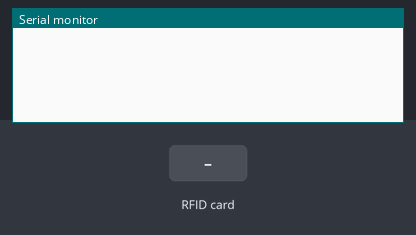
This program was run on a simulated ESP8266 (Wemos D1 mini). Shown: the last lines printed to the serial monitor. The test bench sets the inputs (shaded band).

Above: at 1.3 s.
1.4 s: RFID card 8C 5E E3 7E held to the reader
At 2.7 s:
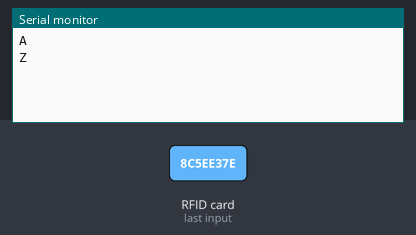
3.0 s: RFID card 5C 29 D1 7D held to the reader
At 4.0 s:
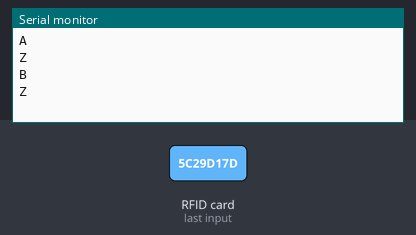
4.5 s: RFID card 8C 51 9A 6E held to the reader
At 5.3 s:
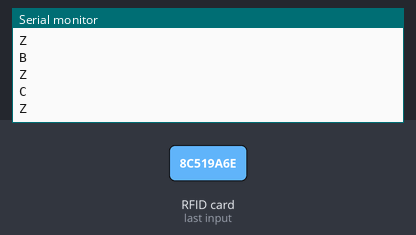

The program:

main.cpp
```cpp
#define DEBUG     0         // 0 = DEBUG OFF, 1 = DEBUG ON
#define RST_PIN   D0
#define SS_PIN    D8

#define TAG1 "8C5EE37E"
#define TAG2 "5C29D17D"
#define TAG3 "8C519A6E"
#define TAG4 "DCD8197C"
#define TAG5 "ACDAE47E"
#define TAG6 "ECB3677C"
// ADD N NUMBER OF TAGS ABOVE

#define NUM_OF_TAGS 6       // Number of tags to be checked

#define REMOVE_COMMAND "Z"  // Command to be executed when a tag is removed

#define COMMAND1 "A"       // Command to be executed when TAG1 is detected
#define COMMAND2 "B"       // Command to be executed when TAG2 is detected
#define COMMAND3 "C"       // Command to be executed when TAG3 is detected
#define COMMAND4 "D"       // Command to be executed when TAG4 is detected
#define COMMAND5 "E"       // Command to be executed when TAG5 is detected
#define COMMAND6 "F"       // Command to be executed when TAG6 is detected


#include <Arduino.h>
#include <SPI.h>
#include <MFRC522.h>

MFRC522 mfrc522(SS_PIN, RST_PIN);   // Create MFRC522 instance


String c_tagID  [] = {TAG1, TAG2, TAG3, TAG4, TAG5, TAG6}; // Array to store the tag IDs
String commands [] = {COMMAND1, COMMAND2, COMMAND3, COMMAND4, COMMAND5, COMMAND6}; // Array to store the commands

String tagID = "";                  // String to store the tag ID

MFRC522::Uid id;                    // Create a struct to store the ID of the card
uint8_t control = 0x00;             // Variable to store the control value

//*****************************************************************************************//
//                                      FUNCTIONS                                        //
/**
 * Checks the tag ID and Serial Print corresponding Command.
 *
 * This function takes a tag ID as input and checks it against predefined tag IDs (TAG1, TAG2, TAG3, TAG4, TAG5, TAG6).
 * If the tag ID matches any of the predefined tags, it prints a corresponding Command to the serial monitor.
 * If the tag ID does not match any of the predefined tags and the DEBUG flag is set, it prints an "Unknown Tag" message to the serial monitor.
 *
 * @param tag_ID The tag ID to be checked.
 */
void checkTag(String tag_ID){
  for (int i = 0; i < NUM_OF_TAGS; i++) {
    if (tag_ID == c_tagID[i]) { Serial.println(); Serial.println(commands[i]); return; }
  }
  if (DEBUG){Serial.println("Unknown Tag");}
}

/**
 * Stores the tag ID by converting the given 8-bit data into a hexadecimal string with leading zeroes.
 *
 * This function takes an array of 8-bit data and its length as parameters.
 * It then converts each byte of the data into a hexadecimal string and concatenates them to form the tag ID.
 * The resulting tag ID is stored in the global variable 'tagID'.
 *
 * @param data Pointer to the array of 8-bit data.
 * @param length Length of the data array.
 */
void storeTag(uint8_t *data, uint8_t length) // prints 8-bit data in hex with leading zeroes
{
  tagID = "";
  for (int i=0; i<length; i++) {
  tagID.concat(String(mfrc522.uid.uidByte[i], HEX)); // Adds the 4 bytes in a single String variable
  }
}


/**
 * Copies the UID and related information from the `mfrc522` object to the provided `id` object.
 *
 * This function initializes the `id` object by setting all its bytes to zero using `memset`.
 * Then, it copies the UID bytes from the `mfrc522` object to the `id` object using `memcpy`.
 * It also sets the `size` and `sak` properties of the `id` object to the corresponding values from the `mfrc522` object.
 *
 * id A pointer to the `MFRC522::Uid` object where the UID and related information will be copied.
 */
void cpid(MFRC522::Uid *id){
  memset(id, 0, sizeof(MFRC522::Uid));
  memcpy(id->uidByte, mfrc522.uid.uidByte, mfrc522.uid.size);
  id->size = mfrc522.uid.size;
  id->sak = mfrc522.uid.sak;
}

/**
 * Reads an RFID card and processes its ID.
 *
 * This function checks for the presence of a new RFID card and reads its serial number.
 * It then processes the card ID by converting it to uppercase, storing it, and checking it against known tags.
 * If a known tag is detected, a specific message is printed. The function also handles the card removal process.
 *
 *  The function includes debug print statements if the DEBUG flag is set.
 */
void readCard(){
  if (!mfrc522.PICC_IsNewCardPresent()) { return; }
  if (!mfrc522.PICC_ReadCardSerial()) { return; }

  cpid(&id);
  storeTag(id.uidByte, id.size);
  tagID.toUpperCase();
  if (DEBUG){ Serial.println("NewCard: "+ tagID); }
  checkTag(tagID);

  while (true) {
    control = 0;
    for (int i = 0; i < 3; i++) {
    if (!mfrc522.PICC_IsNewCardPresent()) {
      if (mfrc522.PICC_ReadCardSerial()){ control |= 0x16; }
      if (mfrc522.PICC_ReadCardSerial()){ control |= 0x16; }
      control += 0x1;
    }
    control += 0x4;
  }
    if (control == 13 || control == 14){}
    else { break; }
  }
  for (int i = 0; i < NUM_OF_TAGS; i++) {
    if (tagID == c_tagID[i]) { Serial.println(); Serial.println(REMOVE_COMMAND); }
  }

  if (DEBUG){ Serial.println("CARD REMOVED"); }
  mfrc522.PICC_HaltA();
  mfrc522.PCD_StopCrypto1();
}

/**
 * Initializes the serial communication, SPI bus, and RFID reader.
 *
 * This function sets up the necessary components for the RFID reader to function.
 * It initializes the serial communication at a baud rate of 115200 for debugging purposes,
 * starts the SPI bus, and initializes the RFID reader. After a short delay, it prints
 * the current antenna gain setting of the RFID reader to the serial monitor.
 */
void setup(){
  Serial.begin(9600);            // Initialize serial communications with the PC
  SPI.begin();                     // Init SPI bus

  // mfrc522.PCD_SetAntennaGain(0x07);
  mfrc522.PCD_Init();

  delay(50);

  // Serial.print("Antenna Gain: ");
  // Serial.println(mfrc522.PCD_GetAntennaGain(), HEX);
}

void loop() {
  readCard();
}
```

Measured:
- after the input at 1.4 s, the serial monitor: prints a new line at once (image 1)
- after the input at 3.0 s, the serial monitor: prints a new line at once (image 2)
- after the input at 4.5 s, the serial monitor: prints a new line at once (image 3)
